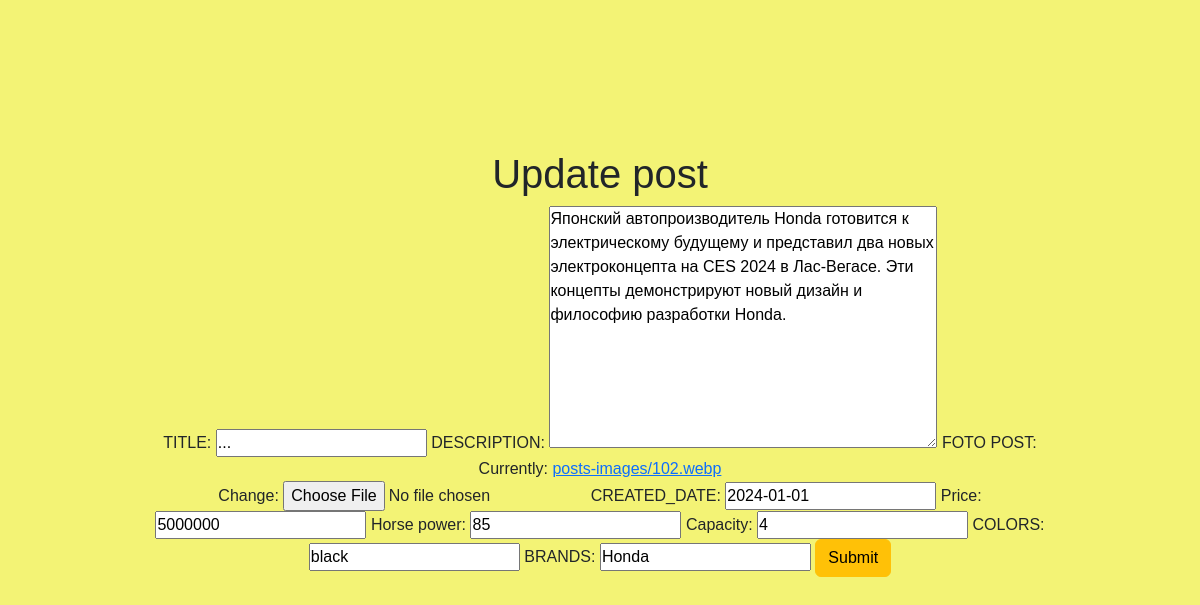
The app's page /posts/update/21/ with its own data.
### app/models.py (models this page shows, shortened)
class Post(models.Model):
    title = models.CharField(
        'TITLE',
        max_length=128,
        null= True
    )
    brand = models.CharField(
        'BRANDS',
        max_length=128,
        null= True
    )
    color = models.CharField(
        'COLORS',
        max_length=128,
        null= True
    )
    capacity = models.IntegerField(
        null = True
    )
    horse_power = models.IntegerField(
        null = True
    )
    price = models.IntegerField(
        blank=True,
        null =True
    )
    description = models.TextField(
        'DESCRIPTION',
        blank=True,
        null=True
    )
    created_date = models.DateField(
        'CREATED_DATE',
        default=timezone.now
    )
    image = models.ImageField(
        'FOTO POST',
        upload_to='posts-images/'
    )
    class Meta:
        verbose_name = 'Пост'
        verbose_name_plural = 'Посты'
        ordering = ('-id',)

### app/views.py (the view)
# urls.py: path('posts/update/<int:pk>/', PostUpdate.as_view(), name='post_update'),
class PostUpdate(UpdateView):
    model = Post
    template_name = 'app/update.html'
    context_object_name = 'update_post'
    fields = ['title', 'description', 'image','created_date','description','price','horse_power','capacity','color','brand']
    success_url = reverse_lazy('postslist')

### app/templates/app/update.html (shortened to what this page needs)
{% extends 'base.html' %}
{% block content %}
    <h1>Update post</h1>
    <form action="" method="post" enctype="multipart/form-data">
        {{ form.as_table }}
        <button type="button" class="btn btn-warning">Submit</button>
    </form>
{% endblock content %}

### static/style.css (style rules this page uses)
body { text-decoration: none; }

### app/templates/app/update.html (style rules this page uses)
body { background-color: rgb(243, 243, 117); text-align: center; font-family: 'Franklin Gothic Medium', 'Arial Narrow', Arial, sans-serif; margin: 150px; }

### templates/base.html (style rules this page uses)
* { margin: 0; padding: 0; }

### records on screen
Post: title "...", description "Японский автопроизводитель Honda готовится к электрическому будущему и представил два новых электроконцепта на CES 2024 в Лас-Вегасе. Эти концепты демонстрируют новый дизайн и философию разработки Honda.", created_date "2024-01-01", price "5000000", horse_power "85", capacity "4", color "black", brand "Honda"
